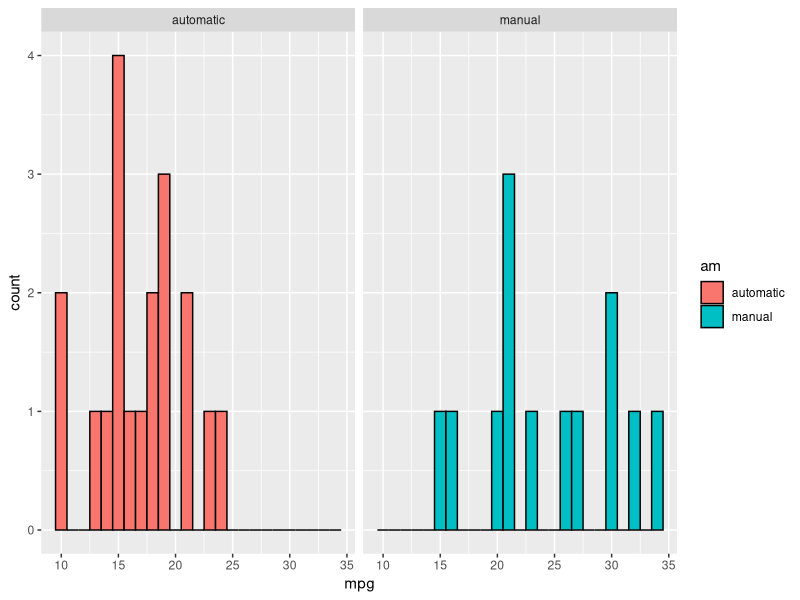
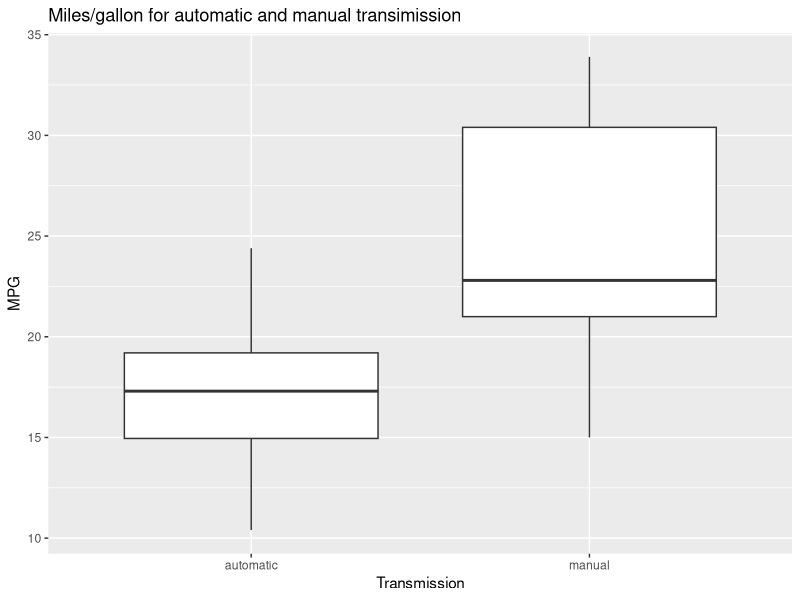
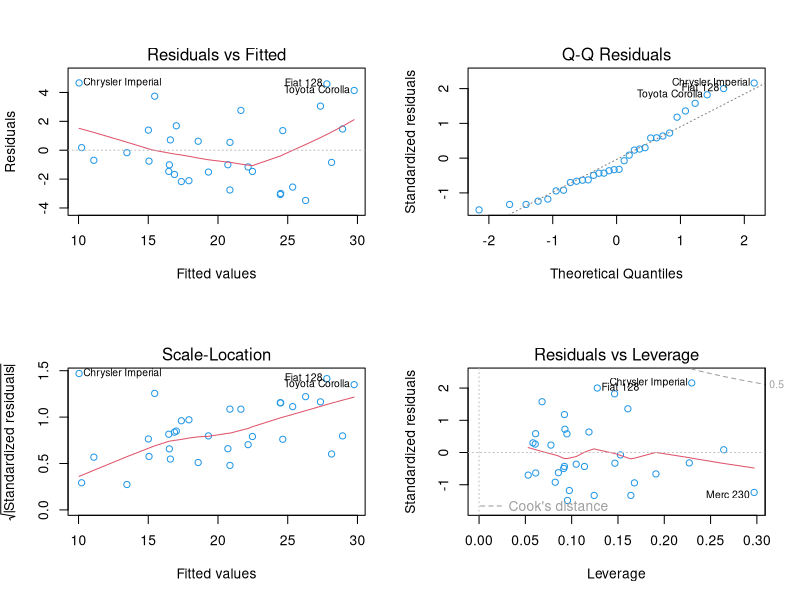

Recreate these plots in R, in order.
## ---- chunk 1
knitr::opts_chunk$set(echo = TRUE)
## ---- chunk 2
library(ggplot2) 
library(datasets) 

set.seed(123)
data(mtcars)
## ---- chunk 3
head(mtcars)
## ---- chunk 4
mtcars$am <- factor(mtcars$am, labels = c("automatic", "manual"))
str(mtcars$am)
## ---- chunk 5
aggregate(mpg~am, data=mtcars, mean)
## ---- chunk 6
fit1 <- lm(mpg ~ am, data = mtcars) # Simple Linear regeression
summary(fit1)$coef
## ---- chunk 7
summary(fit1)$r.squared
## ---- chunk 8
fit2 <- step(lm(mpg ~ ., data = mtcars), trace=0) # Multivariate Linear Regression
summary(fit2)$coef
## ---- chunk 9
summary(fit2)$r.squared
## ---- chunk 10
anova(fit1, fit2)
## ---- chunk 11
ggplot(mtcars, aes(x = mpg, fill = am)) +
  geom_histogram(colour = "black", binwidth = 1) + 
  facet_grid(.~am)
## ---- chunk 12
ggplot(mtcars, aes(x = am, y = mpg)) +
  geom_boxplot() + 
  labs(x= "Transmission", y = "MPG", title = "Miles/gallon for automatic and manual transimission")
## ---- chunk 13
par(mfrow = c(2,2))
plot(fit2, col = 4)
